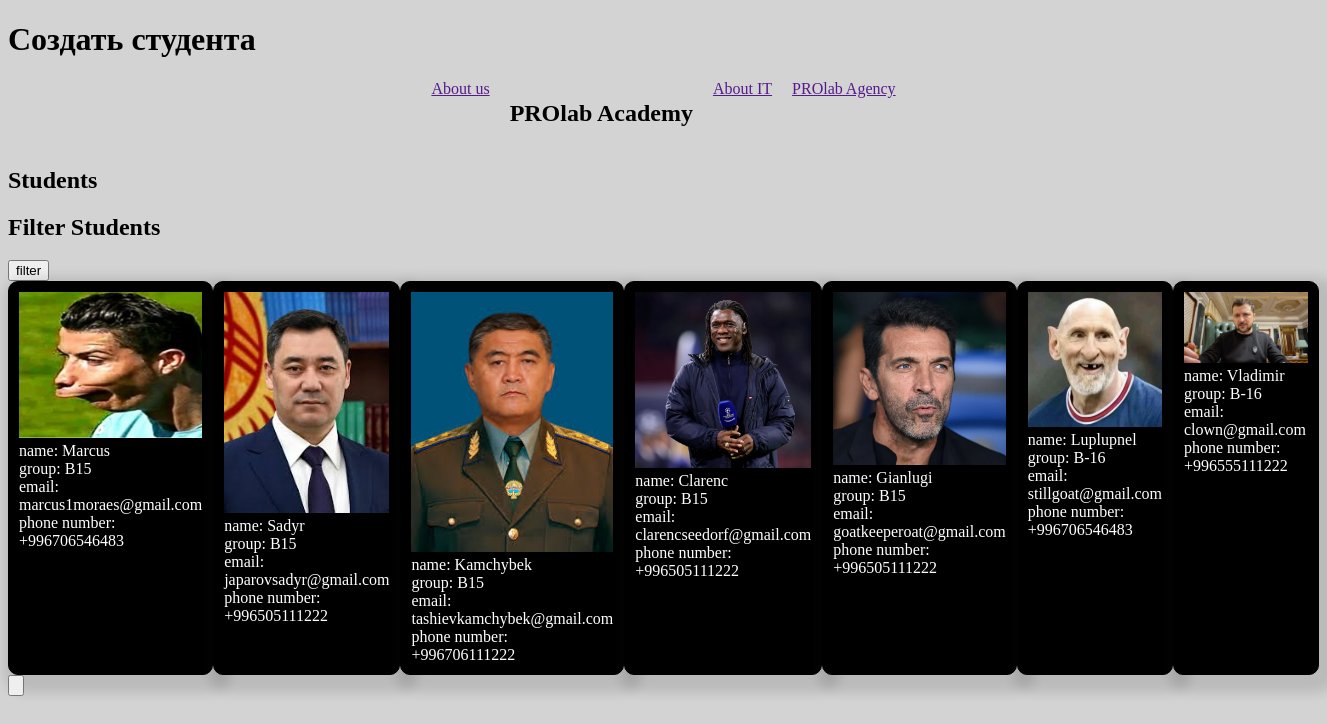
The page / on the database its author committed.
### students/models.py (models this page shows, shortened)
class Student(models.Model):
    name = models.CharField(max_length=150, verbose_name='Имя студента')
    last_name = models.CharField(max_length=150, null=True, blank=True)
    age = models.IntegerField(verbose_name='Возраст студента', null=True, blank=True)
    email = models.EmailField(verbose_name='Электронная почта', unique=True, blank=True)
    group = models.ForeignKey(Group, on_delete=models.CASCADE, verbose_name='Группа', related_name="students")
    avatar = models.ImageField(null=True, blank=True, verbose_name='Аватарка', upload_to='studentsAvatars/')
    phone_number = PhoneNumberField(verbose_name='Номер телефона', null=True, blank=True)
    join_date = models.DateField(verbose_name='дата присоединения', auto_now_add=True)
    updated_date= models.DateTimeField(verbose_name='дата обновления', auto_now=True)
    is_active = models.BooleanField(verbose_name='Активен', default=True)
    tags = models.ManyToManyField(Tag, related_name='students', verbose_name='теги', blank=True)
    class Meta:
        verbose_name = 'Студент'
        verbose_name_plural = 'Студенты'

class Group(models.Model):
    name = models.CharField()
    class Meta:
        verbose_name = 'Группа'
        verbose_name_plural = 'Группы'

### students/views.py (the view)
class StudentView(View):
    def get(self, request):
        students = Student.objects.all()
        return render(request, 'main.html', {'students': students})

### templates/main.html (shortened to what this page needs)
{% extends "base.html" %}
{% block header %}Создать студента{% endblock %}
{% load static %}
{% block fields %}
    <header>
        <div class='header__items'>
            <a href="">
                About us
            </a>
            <h2>PROlab Academy</h2>
            <a href="">
                About IT
            </a>
            <a href="">
                PROlab Agency
            </a>
        </div>
    </header>
        <h2>Students</h2>
        <div>
            <h2>Filter Students</h2>
            <form method="GET">
                <div class="student_form_button">
                    <button>filter</button>
                </div>
            </form>
        </div>
<div class="students_container">
    {% for student in students %}
    <div class='student_card'>
        <div>
            <a href=""><img class='student_logo' src="{{ student.avatar.url }}" alt="">
            </a>
        </div>
        <div>name: {{ student.name }}</div>
        <div>group: {{student.group.name}}</div>
        <div>email: {{student.email}}</div>
        <div>phone number: {{student.phone_number}}</div>
    </div>
    {% endfor %}
</div>
{% endblock fields %}

### templates/base.html (shortened to what this page needs)
{% load static %}
<!DOCTYPE html>
<html lang="en">
<head>
    <link rel="stylesheet" href="{% static "css/main.css" %}">
</head>
<body>
    <h1>{%block header%}{% endblock %}</h1>
    <div class='student_form'>
        <form action="" method="POST" enctype="multipart/form-data">
            {% block fields %}{% endblock %}
            <div class='submit_button'>
                <input type="submit" value="{{ button_text }}">
            </div>
        </form>
    </div>
</body>
</html>

### static/css/main.css (style rules this page uses)
body { background-color: lightgray; }
.students_container { display: flex; justify-content: space-between; }
.student_card { border: black 1px solid; padding: 10px; background-color: black; color: white; border-radius: 10px; box-shadow: 7px 7px 11px 11px rgba(32, 29, 29, 0.13); }
.student_logo { max-width: 230px; width: 100%; max-height: 230px; max-height: 100%; }

### rows shown on the page
Student: avatar (picture), name "Marcus", group.name "B15", email "marcus1moraes@gmail.com", phone_number "+996706546483"
Student: avatar (picture), name "Sadyr", group.name "B15", email "japarovsadyr@gmail.com", phone_number "+996505111222"
Student: avatar (picture), name "Kamchybek", group.name "B15", email "tashievkamchybek@gmail.com", phone_number "+996706111222"
Student: avatar (picture), name "Clarenc", group.name "B15", email "clarencseedorf@gmail.com", phone_number "+996505111222"
Student: avatar (picture), name "Gianlugi", group.name "B15", email "goatkeeperoat@gmail.com", phone_number "+996505111222"
Student: avatar (picture), name "Luplupnel", group.name "B-16", email "stillgoat@gmail.com", phone_number "+996706546483"
Student: avatar (picture), name "Vladimir", group.name "B-16", email "clown@gmail.com", phone_number "+996555111222"
